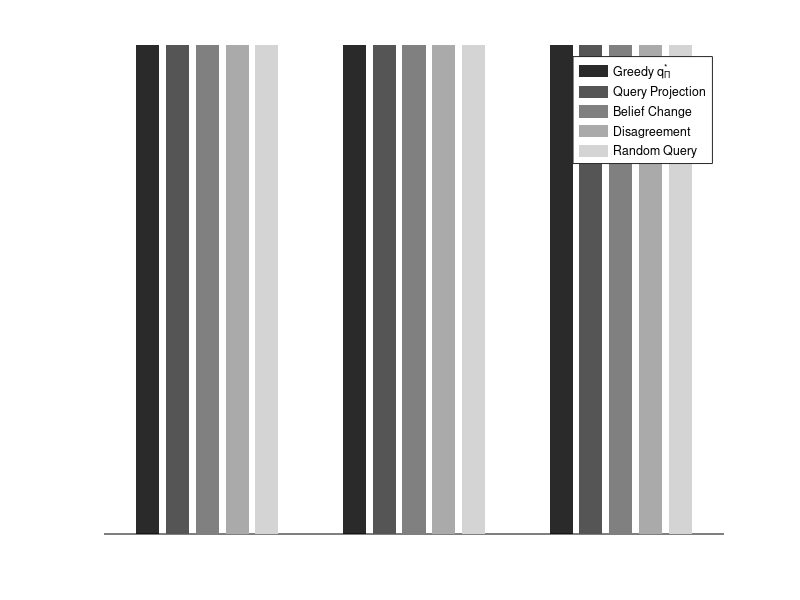

MATLAB code to generate this figure:
function main()
  C = repmat((1:5) / 6, 3, 1)'
  %C = repmat((1:6) / 7, 3, 1)';
  Y = ones(5, 3)';
  
  h = bar(Y);
  for iBarSeries = 1:size(Y,2)
    set(h(iBarSeries), 'FaceColor', C(iBarSeries, :), 'EdgeColor', 'none');
  end

  axis off
  %legend('Greedy q^*_\Pi', 'Sampling N=10', 'Sampling N=20', 'Sampling N=50');
  %legend('Opt q^*_\Pi', 'Greedy q^*_\Pi', 'Query Projection', 'Belief Change', 'Disagreement', 'Random Query');
  legend('Greedy q^*_\Pi', 'Query Projection', 'Belief Change', 'Disagreement', 'Random Query');

  %set(gcf,'PaperUnits','inches','PaperPosition',[0 0 3 1.5])
  %print('-deps', ['aprilLegend.eps'], '-r100');
end
